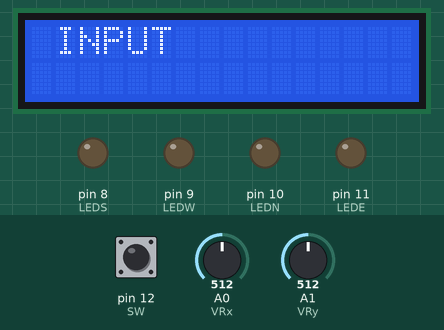
The sketch below on a simulated Arduino Uno, built with avr-gcc and run on an emulated ATmega328P. Parts: 16×2 character LCD, output pins drawn as LEDs (lit = HIGH). The test bench sets the inputs (shaded band); at power-on: pin 12 (SW) HIGH, A0 (VRx) = 512, A1 (VRy) = 512.

Above: at 1.2 s.
1.3 s: pin 12 (SW) pulled LOW for 0.15 s
At 2.7 s:
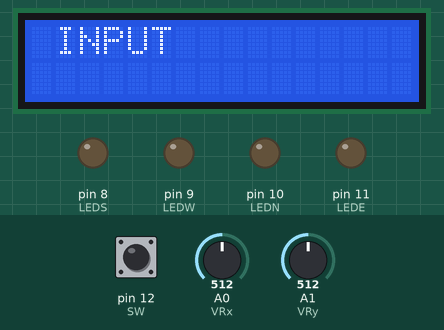
3.0 s: A0 (VRx) set to 583
4.5 s: A0 (VRx) set to 618
At 5.7 s:
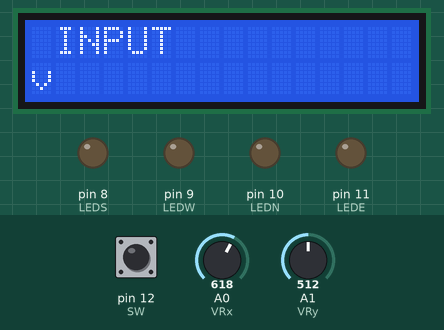
6.0 s: A0 (VRx) set to 412
At 6.7 s:
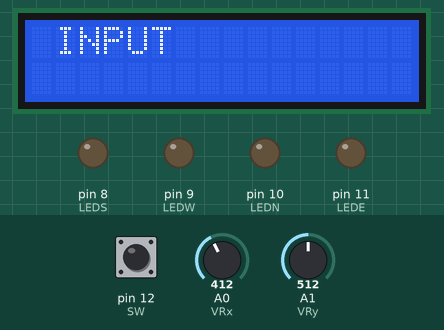
7.5 s: A0 (VRx) set to 382
9.0 s: A0 (VRx) set to 410
Timing chart, 0 to 11.5 s (numbered marks = the images above; inputs shaded):
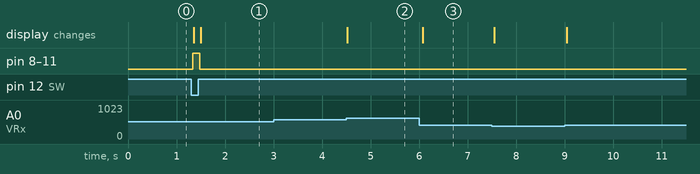

Measured:
- the behaviour switches between 600 and 601 on A0 (VRx) (found by bisection; images 1 and 2)
- after the input at 1.3 s, pin 8 (LEDS), pin 9 (LEDW), pin 10 (LEDN), pin 11 (LEDE): LOW → HIGH at once, → LOW 0.14 s later; the display: first changes after 0.06 s (image 1 shows a later state)
- after the input at 3.0 s, every drawn part: stays the same
- after the input at 4.5 s, the display: changes at once (image 2)
- after the input at 6.0 s, the display: changes after 0.08 s (image 3)

The sketch:

sketch_jul11a_Joystick_SP.ino
```cpp
//Include The Hardware

#include <Wire.h>
#include <LiquidCrystal_I2C.h>

LiquidCrystal_I2C lcd(0x27, 16, 2); //Depends on what Lcd you have


// Install the Joystick & Led Pins

const int LEDN = 10; // Red LED (Insert to D10)
const int LEDE = 11; // Green LED (Insert to D11)
const int LEDW = 9; // Blue LED (Insert to D9)
const int LEDS = 8; // Yellow LED (Insert to D8)
const int VRx = A0; // Our Y (Insert to Analog 0)
const int VRy = A1; // Our X (Insert to Analog 1)
const int SW = 12; // Our Centre Button (Insert to D12)


void setup() {

  //Led Pin as outputs

  pinMode(LEDN, OUTPUT); // North Indicates Up and Our Blue LED Pin
  pinMode(LEDE, OUTPUT); // East Indicates Right and our Red LED pin
  pinMode(LEDW, OUTPUT); // West Indicates Left and our Yellow LED pin
  pinMode(LEDS, OUTPUT); // South Indicates Down and our Green LED pin

//Joystick button input

  pinMode(SW, INPUT_PULLUP);

  //Lcd Input

  lcd.init();
lcd.backlight();

lcd.setCursor(0, 0);
lcd.print(" INPUT ");

}

// Joystick Reading Section

void loop() {
  int xVal = analogRead(VRx);
  int yVal = analogRead(VRy);
  int buttonState = digitalRead(SW);

  // Control LEDs based on joystick movement
  if (xVal < 400) digitalWrite(LEDN, HIGH); // Left
  else digitalWrite(LEDN, LOW);

  if (xVal > 600) digitalWrite(LEDE, HIGH); // Right
  else digitalWrite(LEDE, LOW);

  if (yVal < 400) digitalWrite(LEDW, HIGH); // Up
  else digitalWrite(LEDW, LOW);

  if (yVal > 600) digitalWrite(LEDS, HIGH); // Down
  else digitalWrite(LEDS, LOW);

// Joystick Led Conditions

  if (buttonState == LOW) {
    digitalWrite(LEDN, HIGH);
    digitalWrite(LEDE, HIGH);
    digitalWrite(LEDW, HIGH);
    digitalWrite(LEDS, HIGH);
  }else{
    digitalWrite(LEDN, LOW);
    digitalWrite(LEDE, LOW);
    digitalWrite(LEDW, LOW);
    digitalWrite(LEDS, LOW);
  }

  //Lcd Screen Conditions

  lcd.setCursor(0, 1);
lcd.print("                "); // Clear line
lcd.setCursor(0, 1);

if (buttonState == LOW) {
    lcd.print("Centre");
}
else if (xVal < 400) {
    lcd.print("^");
}
else if (xVal > 600) {
    lcd.print("v");
}
else if (yVal < 400) {
    lcd.print(">");
}
else if (yVal > 600) {
    lcd.print("<");
}
else {
    lcd.print("    ");
}

  delay(50);
}
```
